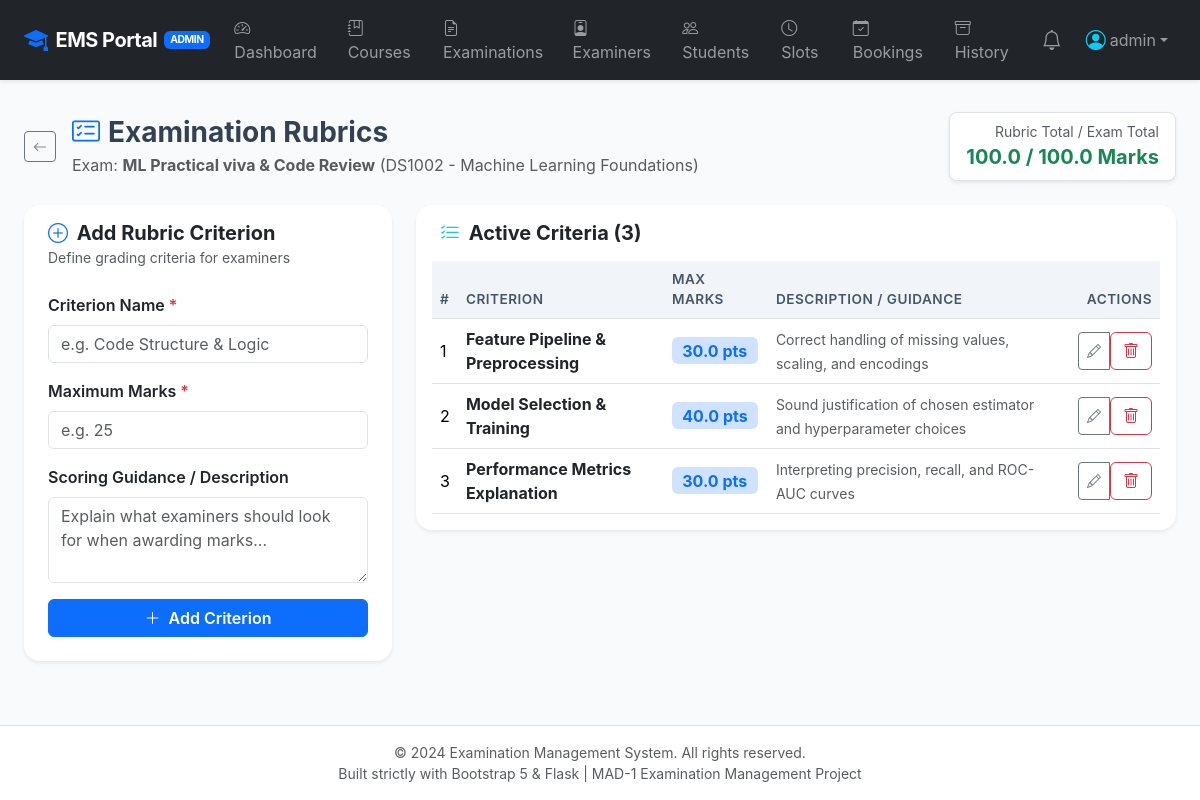
The page /admin/examinations/2/rubrics (signed in) on the database its author committed.
### application/models.py (models this page shows, shortened)
class User(UserMixin, db.Model):
    __tablename__ = 'users'
    id = db.Column(db.Integer, primary_key=True)
    username = db.Column(db.String(80), unique=True, nullable=False, index=True)
    email = db.Column(db.String(120), unique=True, nullable=False, index=True)
    password_hash = db.Column(db.String(255), nullable=False)
    role = db.Column(db.String(20), nullable=False)  # 'admin', 'examiner', 'student'
    created_at = db.Column(db.DateTime, default=datetime.utcnow)
    examiner_profile = db.relationship('ExaminerProfile', backref='user', uselist=False, cascade='all, delete-orphan')
    student_profile = db.relationship('StudentProfile', backref='user', uselist=False, cascade='all, delete-orphan')
    notifications = db.relationship('Notification', backref='user', lazy='dynamic', cascade='all, delete-orphan')
    @property
    def is_admin(self):
        return self.role == 'admin'
    @property
    def is_student(self):
        return self.role == 'student'

class Examination(db.Model):
    __tablename__ = 'examinations'
    id = db.Column(db.Integer, primary_key=True)
    course_id = db.Column(db.Integer, db.ForeignKey('courses.id', ondelete='CASCADE'), nullable=False)
    title = db.Column(db.String(150), nullable=False)
    description = db.Column(db.Text, nullable=True)
    exam_type = db.Column(db.String(50), default='Viva')  # 'Viva', 'Practical', 'Theory', 'Project'
    total_marks = db.Column(db.Float, default=100.0)
    exam_date = db.Column(db.Date, nullable=False)
    duration_minutes = db.Column(db.Integer, default=30)
    slot_creation_open = db.Column(db.Boolean, default=True)
    student_booking_open = db.Column(db.Boolean, default=True)
    assigned_examiner_id = db.Column(db.Integer, db.ForeignKey('examiner_profiles.id', ondelete='SET NULL'), nullable=True)
    status = db.Column(db.String(20), default='Published')  # 'Draft', 'Published', 'Completed'
    created_at = db.Column(db.DateTime, default=datetime.utcnow)
    rubrics = db.relationship('ExaminationRubric', backref='examination', lazy='dynamic', cascade='all, delete-orphan')
    slots = db.relationship('ExaminationSlot', backref='examination', lazy='dynamic', cascade='all, delete-orphan')
    bookings = db.relationship('Booking', backref='examination', lazy='dynamic', cascade='all, delete-orphan')

class Course(db.Model):
    __tablename__ = 'courses'
    id = db.Column(db.Integer, primary_key=True)
    code = db.Column(db.String(20), unique=True, nullable=False, index=True)
    name = db.Column(db.String(150), nullable=False)
    description = db.Column(db.Text, nullable=True)
    department = db.Column(db.String(100), nullable=False)
    credits = db.Column(db.Integer, default=4)
    created_at = db.Column(db.DateTime, default=datetime.utcnow)
    examinations = db.relationship('Examination', backref='course', lazy='dynamic', cascade='all, delete-orphan')

class ExaminationRubric(db.Model):
    __tablename__ = 'examination_rubrics'
    id = db.Column(db.Integer, primary_key=True)
    exam_id = db.Column(db.Integer, db.ForeignKey('examinations.id', ondelete='CASCADE'), nullable=False)
    criterion_name = db.Column(db.String(150), nullable=False)
    max_marks = db.Column(db.Float, nullable=False)
    description = db.Column(db.Text, nullable=True)
    scores = db.relationship('RubricScore', backref='rubric', lazy='dynamic', cascade='all, delete-orphan')

### application/controllers/admin.py (the view, shortened to what this page needs)
@admin_bp.route('/examinations/<int:exam_id>/rubrics', methods=['GET', 'POST'])
def examination_rubrics(exam_id):
    exam = Examination.query.get_or_404(exam_id)
    rubrics = exam.rubrics.all()
    total_rubric_marks = sum(r.max_marks for r in rubrics)
    return render_template('admin/rubrics.html', exam=exam, rubrics=rubrics, total_rubric_marks=total_rubric_marks)

### application/__init__.py (called while the page is built)
@login_manager.user_loader
def load_user(user_id):
    try:
        return User.query.get(int(user_id))
    except (TypeError, ValueError):
        return None

### application/controllers/admin.py (called while the page is built)
@admin_bp.before_request
@login_required
@admin_required
def check_admin():
    pass

### application/templates/admin/rubrics.html (shortened to what this page needs)
{% extends "base.html" %}
{% block content %}
<div class="d-flex justify-content-between align-items-center mb-4 flex-wrap gap-2">
    <div>
        <div class="d-flex align-items-center">
            <a href="{{ url_for('admin.examinations') }}" class="btn btn-outline-secondary btn-sm me-3">
                <i class="bi bi-arrow-left"></i>
            </a>
            <div>
                <h3 class="fw-bold mb-1"><i class="bi bi-card-checklist text-primary me-2"></i>Examination Rubrics</h3>
                <p class="text-muted mb-0">Exam: <strong>{{ exam.title }}</strong> ({{ exam.course.code }} - {{ exam.course.name }})</p>
            </div>
        </div>
    </div>
    <div class="d-flex align-items-center gap-3">
        <div class="p-2 px-3 bg-white border rounded-3 shadow-sm text-end">
            <small class="text-muted d-block">Rubric Total / Exam Total</small>
            <span class="fs-5 fw-bold {% if total_rubric_marks == exam.total_marks %}text-success{% else %}text-danger{% endif %}">
                {{ total_rubric_marks }} / {{ exam.total_marks }} Marks
            </span>
        </div>
    </div>
</div>
<div class="row g-4">
    <div class="col-lg-4">
        <div class="card border-0 shadow-sm rounded-4 bg-white">
            <div class="card-header bg-transparent border-0 pt-3 px-4 pb-0">
                <h5 class="fw-bold mb-0 text-dark"><i class="bi bi-plus-circle text-primary me-1"></i> Add Rubric Criterion</h5>
                <small class="text-muted">Define grading criteria for examiners</small>
            </div>
            <div class="card-body p-4">
                <form method="POST" action="{{ url_for('admin.examination_rubrics', exam_id=exam.id) }}" class="needs-validation" novalidate>
                    <div class="mb-3">
                        <label for="criterion_name" class="form-label fw-semibold">Criterion Name <span class="text-danger">*</span></label>
                        <input type="text" class="form-control" id="criterion_name" name="criterion_name" placeholder="e.g. Code Structure & Logic" required>
                    </div>
                    <div class="mb-3">
                        <label for="max_marks" class="form-label fw-semibold">Maximum Marks <span class="text-danger">*</span></label>
                        <input type="number" step="0.5" class="form-control" id="max_marks" name="max_marks" placeholder="e.g. 25" min="0.5" required>
                    </div>
                    <div class="mb-3">
                        <label for="description" class="form-label fw-semibold">Scoring Guidance / Description</label>
                        <textarea class="form-control" id="description" name="description" rows="3" placeholder="Explain what examiners should look for when awarding marks..."></textarea>
                    </div>
                    <button type="submit" class="btn btn-primary w-100 fw-semibold">
                        <i class="bi bi-plus-lg me-1"></i> Add Criterion
                    </button>
                </form>
            </div>
        </div>
    </div>
    <div class="col-lg-8">
        <div class="card border-0 shadow-sm rounded-4 bg-white">
            <div class="card-header bg-transparent border-0 pt-3 px-4 pb-0">
                <h5 class="fw-bold mb-0 text-dark"><i class="bi bi-list-check text-info me-1"></i> Active Criteria ({{ rubrics | length }})</h5>
            </div>
            <div class="card-body p-3">
                <div class="table-responsive">
                    <table class="table table-hover table-custom mb-0">
                        <thead>
                            <tr>
                                <th>#</th>
                                <th>Criterion</th>
                                <th>Max Marks</th>
                                <th>Description / Guidance</th>
                                <th class="text-end">Actions</th>
                            </tr>
                        </thead>
                        <tbody>
                            {% if rubrics %}
                                {% for r in rubrics %}
                                <tr>
                                    <td>{{ loop.index }}</td>
                                    <td>
                                        <div class="fw-bold text-dark">{{ r.criterion_name }}</div>
                                    </td>
                                    <td>
                                        <span class="badge bg-primary-subtle text-primary fs-6">{{ r.max_marks }} pts</span>
                                    </td>
                                    <td>
                                        <small class="text-muted">{{ r.description or 'No extra notes provided.' }}</small>
                                    </td>
                                    <td class="text-end">
                                        <div class="btn-group btn-group-sm">
                                            <button type="button" class="btn btn-outline-secondary" data-bs-toggle="modal" data-bs-target="#editRubricModal{{ r.id }}" title="Edit">
                                                <i class="bi bi-pencil"></i>
                                            </button>
                                            <form method="POST" action="{{ url_for('admin.delete_rubric', rubric_id=r.id) }}" class="d-inline confirm-action" data-confirm-message="Delete rubric criterion '{{ r.criterion_name }}'?">
                                                <button type="submit" class="btn btn-outline-danger" title="Delete">
                                                    <i class="bi bi-trash"></i>
                                                </button>
                                            </form>
                                        </div>
                                    </td>
                                </tr>
                                {% endfor %}
                            {% else %}
                                <tr>
                                    <td colspan="5" class="text-center text-muted py-4">
                                        No rubrics defined yet. Use the form on the left to add assessment criteria.
                                    </td>
                                </tr>
                            {% endif %}
                        </tbody>
                    </table>
                </div>
            </div>
        </div>
    </div>
</div>
{% endblock %}

### application/templates/base.html (shortened to what this page needs)
<!DOCTYPE html>
<html lang="en">
<head>
    <link href="https://cdn.jsdelivr.net/npm/bootstrap@5.3.3/dist/css/bootstrap.min.css" rel="stylesheet">
    <link rel="stylesheet" href="https://cdn.jsdelivr.net/npm/bootstrap-icons@1.11.3/font/bootstrap-icons.min.css">
    <link rel="stylesheet" href="{{ url_for('static', filename='css/style.css') }}">
</head>
<body>
    <nav class="navbar navbar-expand-lg navbar-dark bg-dark sticky-top shadow-sm py-2">
        <div class="container-fluid px-lg-4">
            <a class="navbar-brand d-flex align-items-center" href="{{ url_for('auth.index') }}">
                <i class="bi bi-mortarboard-fill text-primary me-2 fs-4"></i>
                <span>EMS Portal</span>
                {% if current_user.is_authenticated %}
                    <span class="badge bg-primary brand-badge text-uppercase">{{ current_user.role }}</span>
                {% endif %}
            </a>
            <div class="collapse navbar-collapse" id="emsNavbar">
                <ul class="navbar-nav me-auto mb-2 mb-lg-0">
                    {% if current_user.is_authenticated %}
                        {% if current_user.is_admin %}
                            <li class="nav-item">
                                <a class="nav-link" href="{{ url_for('admin.dashboard') }}"><i class="bi bi-speedometer2 me-1"></i> Dashboard</a>
                            </li>
                            <li class="nav-item">
                                <a class="nav-link" href="{{ url_for('admin.courses') }}"><i class="bi bi-journal-bookmark me-1"></i> Courses</a>
                            </li>
                            <li class="nav-item">
                                <a class="nav-link" href="{{ url_for('admin.examinations') }}"><i class="bi bi-file-earmark-text me-1"></i> Examinations</a>
                            </li>
                            <li class="nav-item">
                                <a class="nav-link" href="{{ url_for('admin.examiners') }}"><i class="bi bi-person-badge me-1"></i> Examiners</a>
                            </li>
                            <li class="nav-item">
                                <a class="nav-link" href="{{ url_for('admin.students') }}"><i class="bi bi-people me-1"></i> Students</a>
                            </li>
                            <li class="nav-item">
                                <a class="nav-link" href="{{ url_for('admin.slots') }}"><i class="bi bi-clock me-1"></i> Slots</a>
                            </li>
                            <li class="nav-item">
                                <a class="nav-link" href="{{ url_for('admin.bookings') }}"><i class="bi bi-calendar-check me-1"></i> Bookings</a>
                            </li>
                            <li class="nav-item">
                                <a class="nav-link" href="{{ url_for('admin.historical') }}"><i class="bi bi-archive me-1"></i> History</a>
                            </li>
                        {% endif %}
                    {% else %}
                        <li class="nav-item">
                            <a class="nav-link" href="{{ url_for('auth.index') }}">Home</a>
                        </li>
                    {% endif %}
                </ul>
                <ul class="navbar-nav ms-auto align-items-lg-center">
                    {% if current_user.is_authenticated %}
                        <li class="nav-item me-2">
                            <a class="nav-link position-relative" href="{{ url_for('notifications.index') }}" title="Notifications">
                                <i class="bi bi-bell fs-5"></i>
                            </a>
                        </li>
                        <li class="nav-item dropdown">
                            <a class="nav-link dropdown-toggle d-flex align-items-center" href="#" id="userDropdown" role="button" data-bs-toggle="dropdown" aria-expanded="false">
                                <i class="bi bi-person-circle fs-5 me-1 text-info"></i>
                                <span>{{ current_user.username }}</span>
                            </a>
                        </li>
                    {% endif %}
                </ul>
            </div>
        </div>
    </nav>
    <main class="container-fluid px-lg-4 py-3">
        {% block content %}{% endblock %}
    </main>
    <footer class="bg-white border-top py-3 text-center text-muted small mt-auto">
        <div class="container">
            <div>&copy; 2024 Examination Management System. All rights reserved.</div>
            <div>Built strictly with Bootstrap 5 & Flask | MAD-1 Examination Management Project</div>
        </div>
    </footer>
</body>
</html>

### application/static/css/style.css (style rules this page uses)
:root { --ems-primary: #1e3a8a; --ems-secondary: #0ea5e9; --ems-dark: #0f172a; --ems-light: #f8fafc; --ems-border: #e2e8f0; }
body { background-color: #f8fafc; font-family: -apple-system, BlinkMacSystemFont, "Segoe UI", Roboto, "Helvetica Neue", Arial, sans-serif; color: #334155; min-height: 100vh; display: flex; flex-direction: column; }
main { flex: 1 0 auto; }
footer { flex-shrink: 0; }
.navbar-brand { font-weight: 700; letter-spacing: -0.5px; }
.brand-badge { font-size: 0.65rem; vertical-align: middle; margin-left: 0.4rem; }
.table-custom th { background-color: #f1f5f9; color: #475569; font-weight: 600; font-size: 0.85rem; text-transform: uppercase; letter-spacing: 0.5px; border-top: none; }
.table-custom td { vertical-align: middle; }

### rows shown on the page
User: role "ADMIN", username "admin"
Examination: title "ML Practical viva & Code Review", total_marks "100.0"
Course: course.code "DS1002", course.name "Machine Learning Foundations"
ExaminationRubric: criterion_name "Feature Pipeline & Preprocessing", max_marks "30.0", description "Correct handling of missing values, scaling, and encodings"
ExaminationRubric: criterion_name "Model Selection & Training", max_marks "40.0", description "Sound justification of chosen estimator and hyperparameter choices"
ExaminationRubric: criterion_name "Performance Metrics Explanation", max_marks "30.0", description "Interpreting precision, recall, and ROC-AUC curves"

### other values the page prints
{{ total_rubric_marks }} "100.0"
{{ rubrics | length }} "3"
